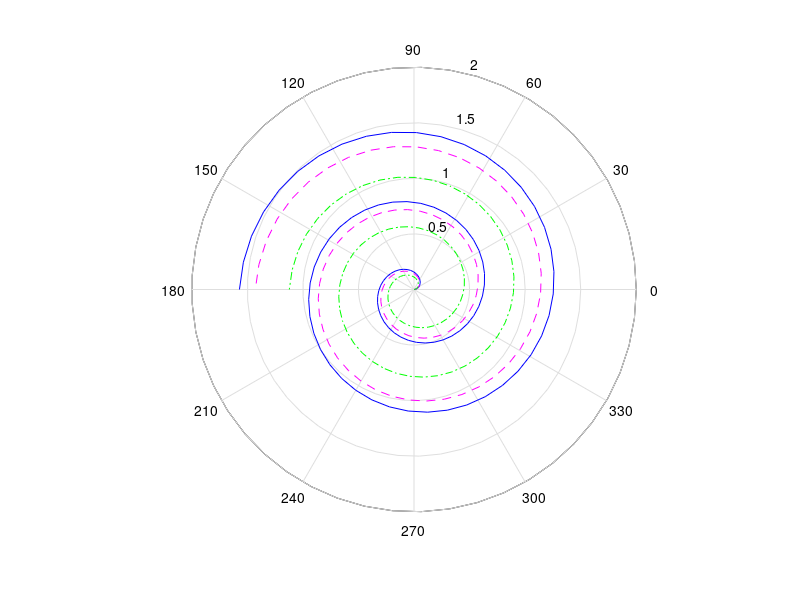

Write the MATLAB code that produced this figure.
% CODE 2: Create a MATLAB Script to plot the values in polar coordinate format (r,?), 
%where each point on a plane is determined by a distance from a reference point 
%and an angle from a reference direction. ? values should be expanded by linspace
%and the plotting type is polarplot. Show hold on command to use the ploarplot 
%function in same graph for different value sets i.e. at least 4 times. 
%(Take user input by input function) 

x = input("Enter value of x: ");
theta = linspace(0, x* pi);
r = theta / 10;
polar(theta, r, "b");

r = theta / 11;
hold on 
polar(theta, r, "m--");


r = theta / 14;
hold on 
polar(theta, r, "g-.");